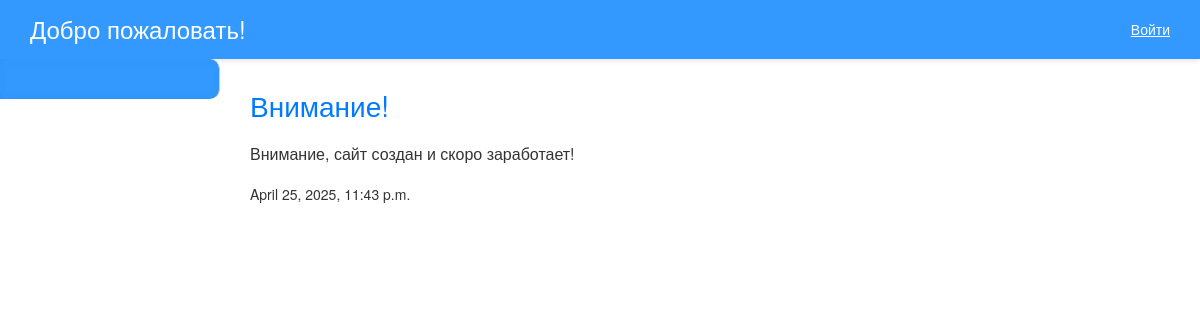
The app's page /article/1/ with its own data.
### main/models.py (models this page shows, shortened)
class Article(models.Model):
    title = models.CharField(max_length=200)
    content = models.TextField()
    created_at = models.DateTimeField(auto_now_add=True)

### main/views.py (the view)
# urls.py: path('article/<int:article_id>/', views.article_detail, name='article_detail'),
def article_detail(request, article_id):
    article = Article.objects.get(id=article_id)
    return render(request, 'main/article_detail.html', {'article': article})

### main/templates/main/article_detail.html (shortened to what this page needs)
<!DOCTYPE html>
<html lang="en">
<head>
</head>
<body>
{% extends 'main/base.html' %}
{% block content %}
<div class="article-detail">
    <h2>{{ article.title }}</h2>
    <p>{{ article.content }}</p>
    <small>{{ article.created_at }}</small>
</div>
{% endblock %}

### main/templates/main/base.html (style rules this page uses)
body { margin: 0; font-family: 'Helvetica Neue', Arial, sans-serif; background-color: #fff; color: #333; }
.main h2 { margin-top: 0; font-size: 28px; color: #007bff; margin-bottom: 20px; }

### records on screen
Article: title "Внимание!", content "Внимание, сайт создан и скоро заработает!", created_at "April 25, 2025, 11:43 p.m."
